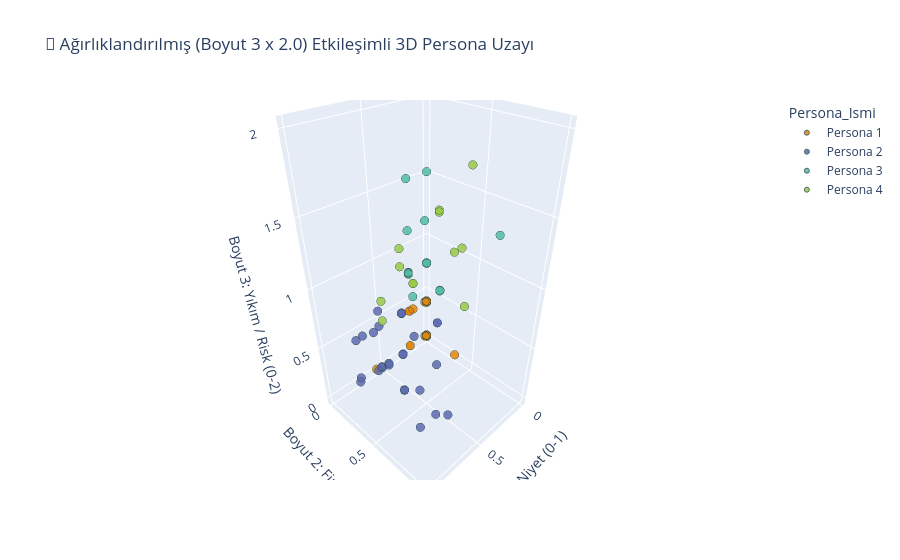

Notebook code for this chart:
### Code cell
import pandas as pd
import matplotlib.pyplot as plt
import seaborn as sns
import plotly.express as px
from sklearn.cluster import KMeans
from sklearn.preprocessing import MinMaxScaler

# ===================================================================
# ADIM 1: SÜTUN SEÇİMİ VE VERİ HAZIRLIĞI
# ===================================================================
# df_boyutlar içindeki adında 'Boyut' geçen tüm sütunları dinamik yakalıyoruz
hedef_sutunlar = [col for col in df_boyutlar.columns if 'Boyut' in col]
X_raw = df_boyutlar[hedef_sutunlar].copy()

# 3'lü/4'lü şık dengesizliğini çözmek için 0-1 Normalizasyonu yapıyoruz
scaler = MinMaxScaler()
X_scaled_array = scaler.fit_transform(X_raw)
df_analiz_scaled = pd.DataFrame(X_scaled_array, columns=hedef_sutunlar, index=df_boyutlar.index)

# ===================================================================
# ADIM 2: BOYUT 3'E DİNAMİK OLARAK 2.0 AĞIRLIĞI VERME
# ===================================================================
for col in df_analiz_scaled.columns:
    if 'Boyut3' in col or 'Yikim' in col:
        df_analiz_scaled[col] = df_analiz_scaled[col] * 2.0
        print(f"⚡ {col} bulundu ve 2.0 katsayısıyla ağırlıklandırıldı.")

# Algoritmanın okuyacağı son matris formu
X_final_weighted = df_analiz_scaled[hedef_sutunlar].values

# ===================================================================
# ADIM 3: DOĞRULAMA İÇİN YENİ ELBOW GRAFİĞİNİ ÇİZDİRME
# ===================================================================
wcss_weighted = []
K_araligi = range(1, 11)

for k in K_araligi:
    kmeans_w = KMeans(n_clusters=k, random_state=42, n_init='auto')
    kmeans_w.fit(X_final_weighted)
    wcss_weighted.append(kmeans_w.inertia_)

plt.figure(figsize=(9, 5))
plt.plot(K_araligi, wcss_weighted, marker='s', linestyle='--', color='blue', linewidth=2)
plt.title('Ağırlıklandırılmış Model (Boyut 3 x 2.0) - Doğrulama Elbow Grafiği', fontsize=12, fontweight='bold')
plt.xlabel('Küme Sayısı (k)', fontsize=11)
plt.ylabel('Yeni WCSS (Ağırlıklı Hata)', fontsize=11)
plt.xticks(K_araligi)
plt.grid(True, linestyle=':', alpha=0.6)
plt.show()

# ===================================================================
# ADIM 4: K=4 İLE NİHAİ K-MEANS VE VERİ SETİNE KAYDETME
# ===================================================================
SECILEN_KUME_SAYISI = 4 
nihai_kmeans = KMeans(n_clusters=SECILEN_KUME_SAYISI, random_state=42, n_init='auto')
kume_etiketleri = nihai_kmeans.fit_predict(X_final_weighted)

# Katılımcıların hangi personaya ait olduğunu tüm tablolara eşliyoruz
df_boyutlar['Persona_Grubu'] = kume_etiketleri + 1
df_oyuncular['Persona_Grubu'] = kume_etiketleri + 1
df_analiz_scaled['Persona_Grubu'] = kume_etiketleri + 1

print(f"\n📊 {SECILEN_KUME_SAYISI} Persona İçin Dağılım Sayıları:")
print(df_boyutlar['Persona_Grubu'].value_counts().sort_index())
print("-" * 60)

print("🎯 Küme Merkezleri (Boyut 3 Değerleri 0-2 Arasında, Diğerleri 0-1):")
kume_ozeti = df_analiz_scaled.groupby('Persona_Grubu')[hedef_sutunlar].mean()
print(kume_ozeti)
print("-" * 60)

# ===================================================================
# ADIM 5: 3D ETKİLEŞİMLİ GÖRSELLEŞTİRME (PLOTLY)
# ===================================================================
# Persona isimlerini renklendirme için string yapıyoruz
df_analiz_scaled['Persona_Ismi'] = 'Persona ' + df_analiz_scaled['Persona_Grubu'].astype(str)

fig = px.scatter_3d(
    df_analiz_scaled, 
    x='Boyut1_Niyet_Suruculer', 
    y='Boyut2_Finansal_Hacim', 
    z='Boyut3_Psikososyal_Yikim',
    color='Persona_Ismi',
    title='🎯 Ağırlıklandırılmış (Boyut 3 x 2.0) Etkileşimli 3D Persona Uzayı',
    labels={
        'Boyut1_Niyet_Suruculer': 'Boyut 1: Niyet (0-1)',
        'Boyut2_Finansal_Hacim': 'Boyut 2: Finans (0-1)',
        'Boyut3_Psikososyal_Yikim': 'Boyut 3: Yıkım / Risk (0-2)'
    },
    opacity=0.85,
    color_discrete_sequence=px.colors.qualitative.Vivid
)

# Nokta büyüklüklerini ayarlayalım ve grafiği ekrana basalım
fig.update_traces(marker=dict(size=5, line=dict(width=1, color='DarkSlateGrey')))
fig.show()

### Figure 1 — Plotly figure (JSON) as saved in the notebook; plotly's stock layout.template omitted (floating-point values rounded to 4 significant figures)
{"data": [{"hovertemplate": "Persona_Ismi=Persona 1<br>Boyut 1: Niyet (0-1)=%{x}<br>Boyut 2: Finans (0-1)=%{y}<br>Boyut 3: Yıkım / Risk (0-2)=%{z}<extra></extra>", "legendgroup": "Persona 1", "marker": {"color": "rgb(229, 134, 6)", "line": {"color": "DarkSlateGrey", "width": 1}, "opacity": 0.85, "size": 5, "symbol": "circle"}, "mode": "markers", "name": "Persona 1", "scene": "scene", "showlegend": true, "type": "scatter3d", "x": [0.0, 0.0, 0.0, 0.1562, 0.1979, 0.0, 0.0, 0.5729, 0.0, 0.0, 0.0, 0.02083, 0.0, 0.0, 0.1979, 0.0, 0.1979, 0.1979, 0.0, 0.0, 0.0, 0.02083, 0.0, 0.0, 0.0, 0.0, 0.1979, 0.0, 0.0, 0.0, 0.0, 0.0, 0.0, 0.0, 0.0, 0.0, 0.0, 0.0, 0.1979, 0.0, 0.0, 0.0, 0.0, 0.0, 0.0, 0.0, 0.0, 0.0, 0.0, 0.0, 0.0, 0.0, 0.0], "y": [0.0, 0.3333, 0.0, 0.0, 0.0, 0.0, 0.0, 0.0, 0.0, 0.0, 0.0, 0.0, 0.0, 0.0, 0.0, 0.0, 0.0, 0.0, 0.0, 0.0, 0.0, 0.0, 0.0, 0.0, 0.0, 0.0, 0.0, 0.0, 0.0, 0.0, 0.0, 0.0, 0.0, 0.0, 0.0, 0.0, 0.0, 0.0, 0.0, 0.0, 0.0, 0.0, 0.0, 0.0, 0.0, 0.0, 0.0, 0.0, 0.0, 0.0, 0.0, 0.0, 0.0], "z": [0.0, 0.0, 0.01626, 0.3902, 0.3902, 0.3902, 0.01626, 0.0, 0.01626, 0.01626, 0.3902, 0.01626, 0.01626, 0.01084, 0.3902, 0.01626, 0.3902, 0.01626, 0.01626, 0.01626, 0.0, 0.3902, 0.01626, 0.01626, 0.3902, 0.3848, 0.3902, 0.01626, 0.01626, 0.01626, 0.01626, 0.01626, 0.01626, 0.0, 0.01626, 0.3902, 0.374, 0.01626, 0.01626, 0.01626, 0.0, 0.01626, 0.01626, 0.3902, 0.01626, 0.3848, 0.0, 0.3902, 0.01626, 0.0, 0.01626, 0.0, 0.0]}, {"hovertemplate": "Persona_Ismi=Persona 2<br>Boyut 1: Niyet (0-1)=%{x}<br>Boyut 2: Finans (0-1)=%{y}<br>Boyut 3: Yıkım / Risk (0-2)=%{z}<extra></extra>", "legendgroup": "Persona 2", "marker": {"color": "rgb(93, 105, 177)", "line": {"color": "DarkSlateGrey", "width": 1}, "opacity": 0.85, "size": 5, "symbol": "circle"}, "mode": "markers", "name": "Persona 2", "scene": "scene", "showlegend": true, "type": "scatter3d", "x": [0.7708, 0.7083, 0.5729, 0.5729, 0.8229, 0.7708, 0.5729, 0.5729, 0.5729, 0.8021, 0.5729, 0.5729, 0.9583, 0.5729, 0.5729, 0.7708, 0.5729, 0.5729, 0.7292, 0.5729, 0.9583, 0.7708, 0.7292, 0.9062, 0.7083, 0.7708, 0.7292], "y": [0.3333, 0.3333, 0.3333, 0.6667, 1.0, 0.3333, 0.6667, 0.3333, 0.3333, 0.3333, 0.3333, 0.0, 0.3333, 0.3333, 0.6667, 0.6667, 0.3333, 0.3333, 0.6667, 0.6667, 0.3333, 0.3333, 0.0, 0.3333, 0.3333, 0.3333, 0.6667], "z": [0.3902, 0.374, 0.7588, 0.8726, 0.5095, 0.4011, 0.8726, 0.7642, 0.01626, 0.3848, 0.01084, 0.3902, 0.3902, 0.3848, 0.01626, 0.8835, 0.3902, 0.7642, 0.3902, 0.5149, 0.7588, 0.8889, 0.01626, 0.7642, 0.3902, 0.7642, 0.01084]}, {"hovertemplate": "Persona_Ismi=Persona 3<br>Boyut 1: Niyet (0-1)=%{x}<br>Boyut 2: Finans (0-1)=%{y}<br>Boyut 3: Yıkım / Risk (0-2)=%{z}<extra></extra>", "legendgroup": "Persona 3", "marker": {"color": "rgb(82, 188, 163)", "line": {"color": "DarkSlateGrey", "width": 1}, "opacity": 0.85, "size": 5, "symbol": "circle"}, "mode": "markers", "name": "Persona 3", "scene": "scene", "showlegend": true, "type": "scatter3d", "x": [0.1562, 0.0, 0.02083, 0.1979, 0.0, 0.1979, 0.0, 0.1979, 0.1979, 0.1979, 0.1979, 0.1979, 0.0, 0.0, 0.0, 0.0, 0.1979, 0.1979, 0.0], "y": [0.0, 0.0, 0.0, 0.0, 0.0, 0.0, 0.6667, 0.3333, 0.0, 0.0, 0.0, 0.3333, 0.0, 0.0, 0.0, 0.0, 0.0, 0.0, 0.0], "z": [0.5149, 0.7642, 1.138, 1.512, 0.7642, 0.7642, 1.263, 0.7588, 0.7642, 0.748, 1.122, 0.7642, 1.507, 0.7588, 0.7642, 0.7642, 0.7642, 0.7588, 0.7642]}, {"hovertemplate": "Persona_Ismi=Persona 4<br>Boyut 1: Niyet (0-1)=%{x}<br>Boyut 2: Finans (0-1)=%{y}<br>Boyut 3: Yıkım / Risk (0-2)=%{z}<extra></extra>", "legendgroup": "Persona 4", "marker": {"color": "rgb(153, 201, 69)", "line": {"color": "DarkSlateGrey", "width": 1}, "opacity": 0.85, "size": 5, "symbol": "circle"}, "mode": "markers", "name": "Persona 4", "scene": "scene", "showlegend": true, "type": "scatter3d", "x": [1.0, 0.5729, 0.7292, 0.7708, 0.5729, 0.7708, 0.8229, 0.5729, 0.7708, 0.5729, 1.0, 0.7292], "y": [0.6667, 0.6667, 1.0, 0.6667, 0.3333, 1.0, 1.0, 0.3333, 0.6667, 0.6667, 0.6667, 1.0], "z": [1.133, 1.631, 1.263, 1.263, 1.133, 1.621, 1.621, 1.263, 1.263, 1.621, 1.263, 2.0]}], "layout": {"legend": {"title": {"text": "Persona_Ismi"}, "tracegroupgap": 0}, "scene": {"domain": {"x": [0, 1], "y": [0, 1]}, "xaxis": {"title": {"text": "Boyut 1: Niyet (0-1)"}}, "yaxis": {"title": {"text": "Boyut 2: Finans (0-1)"}}, "zaxis": {"title": {"text": "Boyut 3: Yıkım / Risk (0-2)"}}}, "title": {"text": "🎯 Ağırlıklandırılmış (Boyut 3 x 2.0) Etkileşimli 3D Persona Uzayı"}}}
